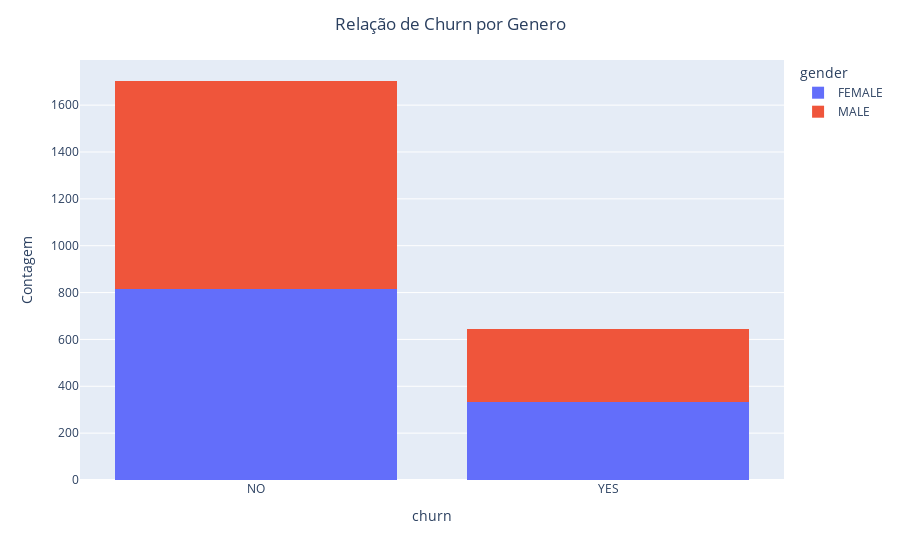

The code cell stored with this chart in its notebook:
### Markdown cell above
#### Relação de Churn por Genero

### Code cell
#Quem é mais propenço a dar churn , homens ou mulheres?
fig = px.histogram(df, x='churn' , color='gender', barmode='stack')

fig.update_layout(title_text='Relação de Churn por Genero',
                   title_x=0.5, xaxis_title='churn',
                     yaxis_title='Contagem' ,
                       legend_title='gender')
fig.show()

### Figure 1 — Plotly figure (JSON) as saved in the notebook; plotly's stock layout.template omitted (floating-point values rounded to 4 significant figures; data arrays with more than 128 entries replaced by an {"elided": "..."} marker saying what was removed)
{"data": [{"bingroup": "x", "hovertemplate": "gender=FEMALE<br>churn=%{x}<br>count=%{y}<extra></extra>", "legendgroup": "FEMALE", "marker": {"color": "#636efa", "pattern": {"shape": ""}}, "name": "FEMALE", "orientation": "v", "showlegend": true, "type": "histogram", "x": {"elided": "1147 str values"}, "xaxis": "x", "yaxis": "y"}, {"bingroup": "x", "hovertemplate": "gender=MALE<br>churn=%{x}<br>count=%{y}<extra></extra>", "legendgroup": "MALE", "marker": {"color": "#EF553B", "pattern": {"shape": ""}}, "name": "MALE", "orientation": "v", "showlegend": true, "type": "histogram", "x": {"elided": "1200 str values"}, "xaxis": "x", "yaxis": "y"}], "layout": {"barmode": "stack", "legend": {"title": {"text": "gender"}, "tracegroupgap": 0}, "margin": {"t": 60}, "title": {"text": "Relação de Churn por Genero", "x": 0.5}, "xaxis": {"anchor": "y", "domain": [0, 1], "title": {"text": "churn"}}, "yaxis": {"anchor": "x", "domain": [0, 1], "title": {"text": "Contagem"}}}}
